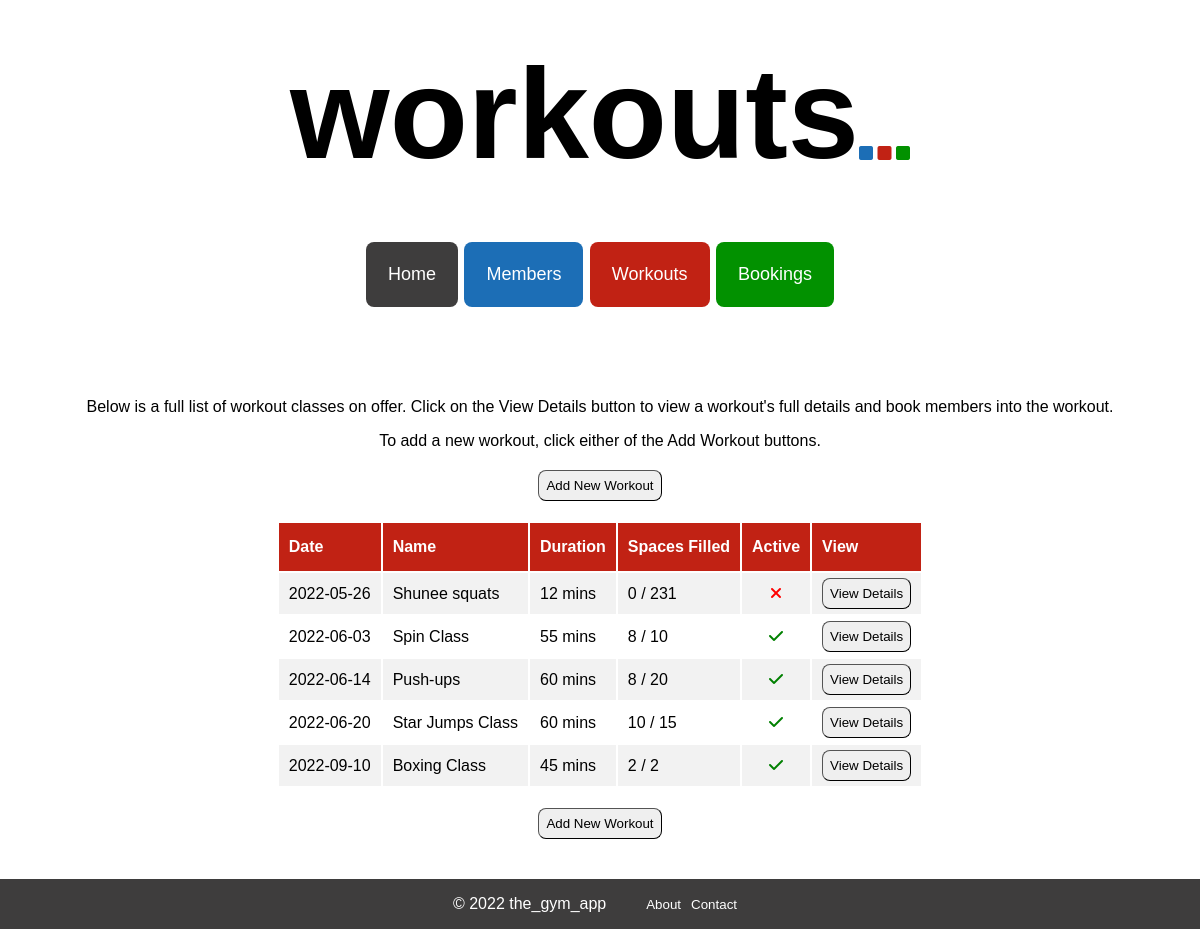
/workouts, run on the app's committed database.
### tables this page shows
CREATE TABLE workouts (
    id INTEGER PRIMARY KEY AUTOINCREMENT,
    name VARCHAR,
    date DATE,
    description TEXT,
    duration INTEGER,
    capacity INTEGER,
    capacity_filled INTEGER,
    active BOOLEAN
);

### controllers/workout_controller.py (the view)
@workouts_blueprint.route("/workouts")
def workouts():
    route_name = "workouts"
    workouts = workout_repository.select_all()
    return render_template("workouts/index.html", route_name=route_name, workouts=workouts)

### db/run_sql.py (called while the page is built)
def get_db():
    path = os.path.dirname(os.path.abspath(__file__))
    db = os.path.join(path, "gym_db.db")
    conn = sqlite3.connect(db)
    conn.execute("PRAGMA foreign_keys = 1")
    conn.row_factory = sqlite3.Row
    return conn

def run_sql(sql, values = []):
    db = get_db()
    cursor = db.cursor()
    cursor.execute(sql, values)
    results = cursor.fetchall()
    db.commit()
    db.close()
    return results

### repositories/workout_repository.py (called while the page is built)
def sort_fuction(workout):
    return workout.date

def select_all():
    workouts = []
    sql = "SELECT * FROM workouts"
    results = run_sql(sql)
    for row in results:
        active = True if row['active'] == 1 else False
        workout = Workout(row['name'], row['date'], row['description'], row['duration'], row['capacity'], row['capacity_filled'], active, row['id'])
        workouts.append(workout)
    workouts.sort(key=sort_fuction)
    return workouts

### templates/workouts/index.html
{% extends 'base.html'%}
{% block content %}
<div class="index_page_container">
    <p>Below is a full list of workout classes on offer. Click on the View Details button to view a workout's full details and book members into the workout.</p>
    <p>To add a new workout, click either of the Add Workout buttons.</p>
    <button class="index_page_button" id="index_page_top_button" id="index_page_button_workouts">
        <a class="index_page_link" href="/workouts/create">Add New Workout</a>
    </button>
    <table class="index_table">
        <tr class="index_table_headers" id="index_table_headers_workouts">
            <th>Date</th>
            <th>Name</th>
            <th>Duration</th>
            <th>Spaces Filled</th>
            <th>Active</th>
            <th>View</th>
        </tr>
        {% for workout in workouts %}
        <tr class="index_table_content">
            <td>{{workout.date}}</td>
            <td>{{workout.name}}</td>
            <td>{{workout.duration}} mins</td>
            <td>{{workout.capacity_filled}} / {{workout.capacity}}</td>
            {% if workout.active == True %}
            <td class="active_column"><i class="fa-solid fa-check" style="color: green"></i></td>
            {% elif workout.active == False %}
            <td class="active_column"><i class="fa-solid fa-xmark" style="color: red"></i></td>
            {% endif %}
            <td class="delete_column"><button class="index_page_button" id="view_details_button"><a class="index_page_link" href="/workouts/{{workout.id}}">View Details</button></td>
        {% endfor %}
        </tr>
    </table>
        <button class="index_page_button" id="index_page_bottom_button">
            <a class="index_page_link" href="/workouts/create">Add New Workout</a>
        </button>
</div>
{% endblock %}

### static/style.css (style rules this page uses)
body { font-family: Verdana, Geneva, Tahoma, sans-serif; min-height: 100%; margin: 0; padding: 0; }

### static/index_pages.css (style rules this page uses)
.index_page_container { display: flex; flex-direction: column; align-items: center; justify-content: center; margin: 40px auto; }
.index_page_container > p { margin-bottom: 0px; }
.index_table { width: auto; text-align: left; }
.index_table_headers { background-color: #1c6eb6; color: white; }
#index_table_headers_workouts { background-color: #c12214; }
.index_table_headers > th { padding: 15px 10px; }
.index_table_content > td { padding: 5px 10px; }
.index_table_content:nth-child(even) { background-color: #f2f2f2; }
.active_column { text-align: center; }
.delete_column { text-align: center; }
.index_page_button { padding: 7px; border-radius: 8px; border-width: 1px; }
.index_page_link { color: #000000; text-decoration: none; }
#index_page_top_button { margin-top: 20px; margin-bottom: 20px; }
#index_page_bottom_button { margin-top: 20px; }

### data on the page
workouts: date "2022-05-26", name "Shunee squats", duration "12", capacity_filled "0", capacity "231", active False (drawn)
workouts: date "2022-06-03", name "Spin Class", duration "55", capacity_filled "8", capacity "10", active True (drawn)
workouts: date "2022-06-14", name "Push-ups", duration "60", capacity_filled "8", capacity "20", active True (drawn)
workouts: date "2022-06-20", name "Star Jumps Class", duration "60", capacity_filled "10", capacity "15", active True (drawn)
workouts: date "2022-09-10", name "Boxing Class", duration "45", capacity_filled "2", capacity "2", active True (drawn)

### other printed values
{{ route_name }} "workouts"
